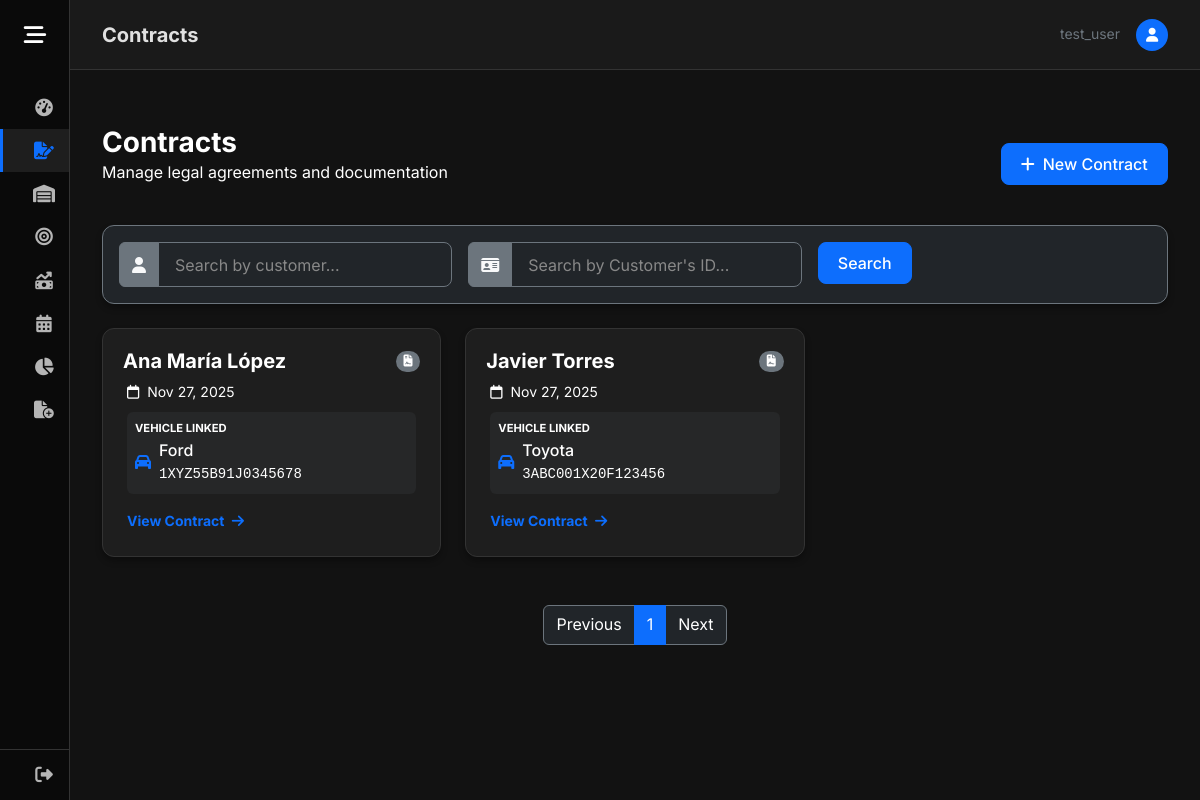
Page /contract (signed in) on the committed database.
### GDMFX/models.py (models this page shows, shortened)
class Contract(models.Model):
    customer_name = models.CharField(max_length=150)
    id_document = models.CharField(max_length=13, unique=True, null=True, blank=True)
    email = models.EmailField(max_length=50, null=True, blank=True)
    phone = models.CharField(max_length=12, null=True, blank=True)
    address = models.CharField(max_length=150, null=True, blank=True)
    register_date = models.DateTimeField(auto_now_add=True)
    vehicle_sold = models.ForeignKey(Vehicles, on_delete=models.PROTECT)
    price_sold = models.DecimalField(max_digits=12, decimal_places=2)
    sign_date = models.DateField(null=True, blank=True)
    received = models.DateField(null=True, blank=True)
    file_pdf = models.FileField(upload_to='contracts/', null=True, blank=True)
    CUSTOMER_TYPE_CHOICES = [
        ('Customer', 'Customer'),
        ('Business', 'Business'),
    ]
    customer_type = models.CharField(max_length=10, choices=CUSTOMER_TYPE_CHOICES, null=True, blank=True)
    user = models.ForeignKey(User, on_delete=models.CASCADE)

class Vehicles(models.Model):
    vin = models.CharField(max_length=17, unique=True)
    brand = models.CharField(max_length=50)
    model = models.CharField(max_length=50)
    CONDITION_CHOICES = [
        ('Used', 'Used'),
        ('New', 'New'),
    ]
    condition = models.CharField(max_length=10, choices=CONDITION_CHOICES)
    km = models.IntegerField(default=0)
    color = models.CharField(max_length=50)
    price_adquisition = models.DecimalField(max_digits=12, decimal_places=2, null=True, blank=True)
    selling_price = models.DecimalField(max_digits=12, decimal_places=2, null=True, blank=True)
    integration_date = models.DateField(null=True, blank=True)
    STATUS_CHOICES = [
        ('Available', 'Available'),
        ('Sold', 'Sold'),
    ]
    status = models.CharField(max_length=10, choices=STATUS_CHOICES)
    user = models.ForeignKey(User, on_delete=models.CASCADE)

### GDMFX/views.py (the view)
# urls.py: path('contract', views.contract, name='contract'),
@login_required
def contract(request):
    if request.method == "POST":
        search =request.POST['search']
        idcontact = request.POST['ID']
        contract = Contract.objects.filter(user=request.user, customer_name__contains = search, id_document__contains =idcontact )
        paginator = Paginator(contract, ITEMS_PER_PAGE)
        page_number = request.GET.get('page')
        page_obj = paginator.get_page(page_number)
        return render(request, 'contract.html',{'contracts': page_obj} )
    else:
        contract = Contract.objects.filter(user=request.user)
    paginator = Paginator(contract, ITEMS_PER_PAGE)
    page_number = request.GET.get('page')
    page_obj = paginator.get_page(page_number)
    return render(request, 'contract.html',{'contracts': page_obj} )

### GDMFX/templates/contract.html (shortened to what this page needs)
{% extends 'base.html' %}
{% load static %}
{% block page_title %}Contracts{% endblock %}
{% block content %}
<div class="row mb-4 align-items-center">
    <div class="col-md-6">
        <h1 class="h3 mb-0 text-white fw-bold">Contracts</h1>
        <p class="text-white">Manage legal agreements and documentation</p>
    </div>
    <div class="col-md-6 text-md-end mt-3 mt-md-0">
        <a href="{% url 'new_contract' %}" class="btn btn-primary">
            <i class="fa-solid fa-plus me-2"></i>New Contract
        </a>
    </div>
</div>
<form method="POST">
    <div class="row mb-4">
        <div class="col-md-12">
            <div class="card bg-dark border-secondary">
                <div class="card-body p-3">
                    <div class="row g-3">
                        <div class="col-md-4">
                            <div class="input-group">
                                <span class="input-group-text bg-secondary border-secondary text-light"><i
                                        class="fa-solid fa-user"></i></span>
                                <input type="text" name="search"
                                    class="form-control bg-dark text-light border-secondary"
                                    placeholder="Search by customer...">
                            </div>
                        </div>
                        <div class="col-md-4">
                            <div class="input-group">
                                <span class="input-group-text bg-secondary border-secondary text-light"><i
                                        class="fa-solid fa-id-card"></i></span>
                                <input type="text" name="ID" class="form-control bg-dark text-light border-secondary"
                                    placeholder="Search by Customer's ID...">
                            </div>
                        </div>
                        <div class="col-md-3">
                            <button type="submit" class="btn btn-primary">Search</button>
                        </div>
                    </div>
                </div>
            </div>
        </div>
    </div>
</form>
<div class="row row-cols-1 row-cols-md-2 row-cols-lg-3 g-4">
    {% for contract in contracts.object_list %}
    <div class="col">
        <a href="{% url 'show_contract' contract.id %}" class="text-decoration-none">
            <div class="card card-premium h-100 card-hover">
                <div class="card-header d-flex justify-content-between align-items-center border-bottom-0 pb-0">
                    <div>
                        <h5 class="card-title text-white fw-bold mb-0">
                            {{ contract.customer_name }}
                        </h5>
                    </div>
                    <span class="badge bg-secondary rounded-pill"><i class="fa-solid fa-file-contract"></i></span>
                </div>
                <div class="card-body pt-2">
                    <p class="text-white small mb-2">
                        <i class="fa-regular fa-calendar me-1"></i> {{ contract.register_date|date:"M d, Y" }}
                    </p>
                    <div class="p-2 rounded bg-secondary bg-opacity-10 mb-3">
                        <small class="d-block text-white text-uppercase fw-bold" style="font-size: 0.7rem;">Vehicle
                            Linked</small>
                        <span class="text-white fw-medium">
                            {% if contract.vehicle_sold %}
                            <div class="d-flex align-items-center">
                                <i class="fa-solid fa-car me-2 text-primary"></i>
                                <div>
                                    <span>{{ contract.vehicle_sold.brand }}</span>
                                    <div class="font-monospace small text-white">{{ contract.vehicle_sold.vin }}</div>
                                </div>
                            </div>
                            {% else %}
                            <span class="text-danger"><i class="fa-solid fa-triangle-exclamation me-1"></i>Vehicle
                                Removed</span>
                            {% endif %}
                        </span>
                    </div>
                    <div class="d-flex justify-content-between align-items-center mt-3">
                        <span class="text-primary small fw-bold">View Contract <i
                                class="fa-solid fa-arrow-right ms-1"></i></span>
                    </div>
                </div>
            </div>
        </a>
    </div>
    {% endfor %}
</div>
<nav aria-label="Page navigation" class="mt-5">
    <ul class="pagination justify-content-center">
        {% if contracts.has_previous %}
        <li class="page-item">
            <a class="page-link bg-dark text-white border-secondary"
                href="?page={{ contracts.previous_page_number }}">Previous</a>
        </li>
        {% else %}
        <li class="page-item disabled">
            <span class="page-link bg-dark text-white border-secondary">Previous</span>
        </li>
        {% endif %}
        {% for i in contracts.paginator.page_range %}
        {% if contracts.number == i %}
        <li class="page-item active" aria-current="page"><span class="page-link border-primary">{{ i }}</span></li>
        {% else %}
        <li class="page-item"><a class="page-link bg-dark text-white border-secondary" href="?page={{ i }}">{{ i }}</a>
        </li>
        {% endif %}
        {% endfor %}
        {% if contracts.has_next %}
        <li class="page-item">
            <a class="page-link bg-dark text-white border-secondary"
                href="?page={{ contracts.next_page_number }}">Next</a>
        </li>
        {% else %}
        <li class="page-item disabled">
            <span class="page-link bg-dark text-white border-secondary">Next</span>
        </li>
        {% endif %}
    </ul>
</nav>
{% endblock %}

### GDMFX/templates/base.html (shortened to what this page needs)
<!DOCTYPE html>
<html lang="en">
<head>
    {% load static %}
    <link href="https://cdn.jsdelivr.net/npm/bootstrap@5.3.3/dist/css/bootstrap.min.css" rel="stylesheet">
    <link rel="stylesheet" href="{% static 'css/base.css' %}?v=7">
    <link rel="stylesheet" href="https://cdnjs.cloudflare.com/ajax/libs/font-awesome/6.4.0/css/all.min.css">
    <link rel="stylesheet" href="https://cdn.jsdelivr.net/npm/flatpickr/dist/flatpickr.min.css">
    <link rel="stylesheet" type="text/css" href="https://npmcdn.com/flatpickr/dist/themes/dark.css">
</head>
<body class="{% if user.is_authenticated %}dashboard-body{% endif %}">
    {% if user.is_authenticated %}
    <div class="wrapper">
        <aside id="sidebar">
            <div class="sidebar-header d-flex align-items-center">
                <button id="toggle-btn" type="button" aria-label="Toggle Sidebar">
                    <i class="fa-solid fa-bars-staggered"></i>
                </button>
            </div>
            <ul class="sidebar-nav">
                <li class="sidebar-item">
                    <a href="{% url 'dashboard' %}"
                        class="sidebar-link {% if request.resolver_match.url_name == 'dashboard' %}active{% endif %}">
                        <i class="fa-solid fa-gauge-high"></i>
                    </a>
                </li>
                <li class="sidebar-item">
                    <a href="{% url 'contract' %}"
                        class="sidebar-link {% if 'contract' in request.path %}active{% endif %}">
                        <i class="fa-solid fa-file-signature"></i>
                    </a>
                </li>
                <li class="sidebar-item">
                    <a href="{% url 'inventory' %}"
                        class="sidebar-link {% if 'inventory' in request.path %}active{% endif %}">
                        <i class="fa-solid fa-warehouse"></i>
                    </a>
                </li>
                <li class="sidebar-item">
                    <a href="{% url 'leads' %}" class="sidebar-link {% if 'leads' in request.path %}active{% endif %}">
                        <i class="fa-solid fa-bullseye"></i>
                    </a>
                </li>
                <li class="sidebar-item">
                    <a href="{% url 'sales' %}" class="sidebar-link {% if 'sales' in request.path %}active{% endif %}">
                        <i class="fa-solid fa-money-bill-trend-up"></i>
                    </a>
                </li>
                <li class="sidebar-item">
                    <a href="{% url 'meets' %}" class="sidebar-link {% if 'meets' in request.path %}active{% endif %}">
                        <i class="fa-solid fa-calendar-days"></i>
                    </a>
                </li>
                <li class="sidebar-item">
                    <a href="{% url 'reports' %}" class="sidebar-link">
                        <i class="fa-solid fa-chart-pie"></i>
                    </a>
                </li>
                <li class="sidebar-item">
                    <a href="#" id="newEntryToggle" class="sidebar-link dropdown-toggle collapsed"
                        data-bs-toggle="collapse" data-bs-target="#formsSubmenu">
                        <i class="fa-solid fa-file-circle-plus"></i>
                    </a>
                </li>
            </ul>
            <div class="sidebar-footer">
                <a href="{% url 'logout' %}" class="sidebar-link logout-link">
                    <i class="fa-solid fa-right-from-bracket"></i>
                </a>
            </div>
        </aside>
        <main class="main">
            <nav class="navbar navbar-top mb-4">
                <div class="container-fluid px-0">
                    <h2 class="h5 mb-0 fw-bold">{% block page_title %}Overview{% endblock %}</h2>
                    <div class="ms-auto d-flex align-items-center">
                        <span class="text-secondary small me-3 d-none d-md-inline">{{ user.username }}</span>
                        <div class="bg-primary rounded-circle"
                            style="width: 32px; height: 32px; display: flex; align-items: center; justify-content: center;">
                            <i class="fa-solid fa-user text-white small"></i>
                        </div>
                    </div>
                </div>
            </nav>
            <div class="content-container">
                {% block content %}{% endblock %}
            </div>
        </main>
    </div>
    {% else %}
    <div class="auth-container">
        {% block auth_content %}
        {% endblock %}
    </div>
    {% endif %}
</body>
</html>

### rows in the picture
Contract: customer_name "Ana María López", register_date "Nov 27, 2025", vehicle_sold.brand "Ford", vehicle_sold.vin "1XYZ55B91J0345678"
Contract: customer_name "Javier Torres", register_date "Nov 27, 2025", vehicle_sold.brand "Toyota", vehicle_sold.vin "3ABC001X20F123456"

### other values in the picture
{{ user.username }} "test_user"
{{ i }} "1"
